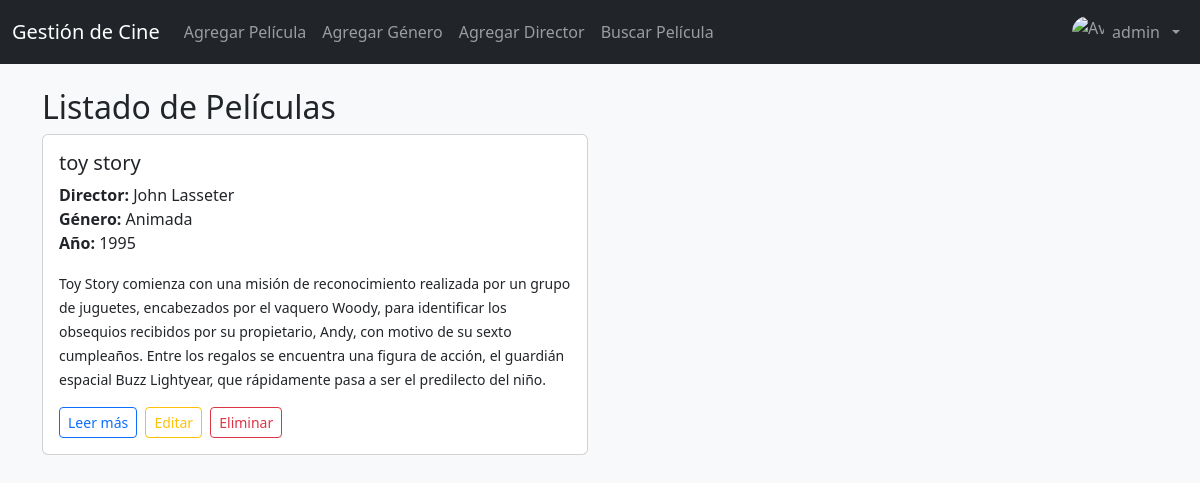
Screenshot of /pages/ (signed in) with the database file from the repository.
### Core/models.py (models this page shows, shortened)
class Pelicula(models.Model):
    titulo = models.CharField(max_length=200)
    descripcion = models.TextField()
    anio = models.PositiveIntegerField()
    genero = models.ForeignKey(Genero, on_delete=models.CASCADE)
    director = models.ForeignKey(Director, on_delete=models.CASCADE)
    imagen = models.ImageField(upload_to='peliculas/', blank=True, null=True)

class Director(models.Model):
    nombre_completo = models.CharField(max_length=150)
    nacionalidad = models.CharField(max_length=100)
    def __str__(self):
        return self.nombre_completo

class Genero(models.Model):
    nombre = models.CharField(max_length=100, unique=True)
    def __str__(self):
        return self.nombre

### Core/views.py (the view)
# urls.py: path('pages/', views.index, name='index'),
def index(request):
    peliculas = Pelicula.objects.all()
    return render(request, "Core/inicio.html", {"peliculas": peliculas})

### Core/templates/Core/inicio.html (shortened to what this page needs)
{% extends 'Core/base.html' %}
{% block content %}
  <h2>Listado de Películas</h2>
  {% if peliculas %}
    <div class="row row-cols-1 row-cols-md-2 g-4">
      {% for peli in peliculas %}
        <div class="col">
          <div class="card h-100">
            <div class="card-body">
              <h5 class="card-title">{{ peli.titulo }}</h5>
              <p class="card-text">
                <strong>Director:</strong> {{ peli.director }}<br>
                <strong>Género:</strong>  {{ peli.genero }}<br>
                <strong>Año:</strong>     {{ peli.anio }}
              </p>
              {% if peli.descripcion %}
                <p class="card-text"><small>{{ peli.descripcion }}</small></p>
              {% endif %}
              <a href="{% url 'detalle_pelicula' peli.pk %}"
                 class="btn btn-sm btn-outline-primary">Leer más</a>
              {% if user.is_authenticated %}
                <a href="{% url 'editar_pelicula' peli.pk %}"
                   class="btn btn-sm btn-outline-warning ms-1">Editar</a>
                <a href="{% url 'eliminar_pelicula' peli.pk %}"
                   class="btn btn-sm btn-outline-danger ms-1">Eliminar</a>
              {% endif %}
            </div>
          </div>
        </div>
      {% endfor %}
    </div>
  {% else %}
    <p>No hay películas cargadas aún.</p>
  {% endif %}
{% endblock %}

### Core/templates/Core/base.html (shortened to what this page needs)
{% load static %}
<!DOCTYPE html>
<html lang="es">
<head>
  <link href="https://cdn.jsdelivr.net/npm/bootstrap@5.3.0/dist/css/bootstrap.min.css"
        rel="stylesheet">
</head>
<body class="bg-light">
<nav class="navbar navbar-expand-lg navbar-dark bg-dark">
  <div class="container-fluid">
    <a class="navbar-brand" href="{% url 'index' %}">Gestión de Cine</a>
    <div class="collapse navbar-collapse" id="mainNav">
      <ul class="navbar-nav me-auto mb-2 mb-lg-0">
        <li class="nav-item"><a class="nav-link" href="{% url 'agregar_pelicula' %}">Agregar Película</a></li>
        <li class="nav-item"><a class="nav-link" href="{% url 'agregar_genero' %}">Agregar Género</a></li>
        <li class="nav-item"><a class="nav-link" href="{% url 'agregar_director' %}">Agregar Director</a></li>
        <li class="nav-item"><a class="nav-link" href="{% url 'buscar_pelicula' %}">Buscar Película</a></li>
      </ul>
      <ul class="navbar-nav ms-auto mb-2 mb-lg-0">
        {% if user.is_authenticated %}
          <li class="nav-item dropdown">
            <a class="nav-link dropdown-toggle d-flex align-items-center gap-2"
               href="#" id="userMenu" role="button" data-bs-toggle="dropdown"
               aria-expanded="false">
               {% if usuario.perfil.avatar %}
              <img src="{{ usuario.perfil.avatar.url }}" class="rounded-circle" alt="Avatar">
            {% else %}
              <img src="{% static 'img/default-avatar.png' %}" class="rounded-circle"  style="width:32px; height:32px; object-fit:cover;" alt="Avatar">
            {% endif %}
              {{ user.username }}
            </a>
          </li>
        {% else %}
          <li class="nav-item"><a class="nav-link" href="{% url 'login' %}">Login</a></li>
          <li class="nav-item"><a class="nav-link" href="{% url 'signup' %}">Signup</a></li>
        {% endif %}
      </ul>
    </div>
  </div>
</nav>
<div class="container mt-4">
  {% block content %}{% endblock %}
</div>
</body>
</html>

### rows the page displays
Pelicula: titulo "toy story", director "John Lasseter", genero "Animada", anio "1995", descripcion "Toy Story comienza con una misión de reconocimiento realizada por un grupo de juguetes, encabezados por el vaquero Woody, para identificar los obsequios recibidos por su propietario, Andy, con motivo de su sexto cumpleaños. Entre los regalos se encuentra una figura de acción, el guardián espacial Buzz Lightyear, que rápidamente pasa a ser el predilecto del niño."

### other values shown
{{ user.username }} "admin"
